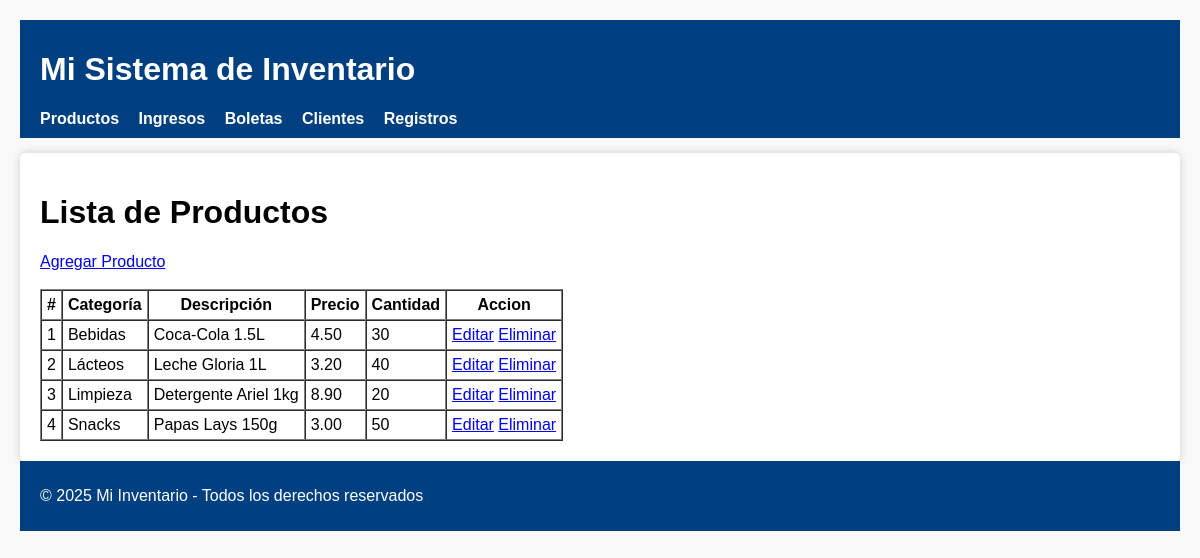
The page / on the database its author committed.
### tables this page shows
CREATE TABLE productos (
    id INT AUTO_INCREMENT PRIMARY KEY,
    categoria VARCHAR(100) NOT NULL,
    descripcion TEXT NOT NULL,
    precio DECIMAL(10,2) NOT NULL,
    cantidad_existente INT NOT NULL DEFAULT 0
);

### controllers/ProductoController.php (called while the page is built, shortened)
<?php
require_once BASE_PATH . '\models\Producto.php';
class ProductoController
{
    private $producto;
    public function __construct()
    {
        $database = new Database();
        $this->db = $database->conectar();
        $this->producto = new Producto($this->db);
    }
    public function index()
    {
        $productos = $this->producto->getAll();
        require BASE_PATH . '\views\productos\index.php';
        require BASE_PATH . '\views\layout.php';
    }
}

### config/database.php (called while the page is built, shortened)
<?php
class Database
{
    private $host = "localhost";
    private $db_name = "inventario_app";
    private $username = "root";
    private $password = "";
    public function conectar()
    {
        $this->conn = null;
        try {
            $this->conn = new PDO("mysql:host={$this->host};dbname={$this->db_name};charset=utf8mb4", $this->username, $this->password);
            $this->conn->setAttribute(PDO::ATTR_ERRMODE, PDO::ERRMODE_EXCEPTION);
        } catch (PDOException $exception) {
            echo "Error de conexión: " . $exception->getMessage();
        }
        return $this->conn;
    }
}

### models/Producto.php (called while the page is built, shortened)
<?php
require_once 'BaseModel.php';
class Producto extends BaseModel
{
    private $tabla = "productos";
    public function getAll()
    {
        $query = "SELECT * FROM " . $this->tabla . " ORDER BY categoria, descripcion ASC";
        return $this->fetchAllQuery($query);
    }
}

### models/BaseModel.php (called while the page is built, shortened)
<?php class BaseModel
{
    public $db;
    public function __construct($db)
    {
        $this->db = $db;
    }
    protected function fetchAllQuery(string $sql, array $params = []): array
    {
        $stmt = $this->db->prepare($sql);
        $stmt->execute($params);
        return $stmt->fetchAll(PDO::FETCH_ASSOC);
    }
}

### views/productos/index.php (the view, shortened to what this page needs)
<div>
    <h1>Lista de Productos</h1>
    <a href='?controller=producto&action=create'>Agregar Producto</a>
</div>
<br>
<table border='1' cellpadding='5' cellspacing='0'>
    <tr>
        <th>#</th>
        <th>Categoría</th>
        <th>Descripción</th>
        <th>Precio</th>
        <th>Cantidad</th>
        <th>Accion</th>
    </tr>
    <?php
    $c = 0;
    foreach ($productos as $prod):
    $c++;?>
        <tr>
            <td><?= htmlspecialchars($c) ?></td>
            <td><?= htmlspecialchars($prod['categoria']) ?></td>
            <td><?= htmlspecialchars($prod['descripcion']) ?></td>
            <td><?= htmlspecialchars($prod['precio']) ?></td>
            <td><?= htmlspecialchars($prod['cantidad_existente']) ?></td>
            <td><a href="?controller=producto&action=edit&id=<?= $prod['id'] ?>">Editar</a>
                <a href="?controller=producto&action=delete&id=<?= $prod['id'] ?>" onclick="return confirm('¿Estás seguro de que deseas eliminar este Producto?');"> Eliminar </a>
            </td>
        </tr>
    <?php endforeach; ?>
</table>

### views/layout.php (style rules this page uses)
body { font-family: Arial, sans-serif; margin: 20px; background-color: #f9f9f9; }

### rows shown on the page
productos: categoria "Bebidas", descripcion "Coca-Cola 1.5L", precio "4.50", cantidad_existente "30"
productos: categoria "Lácteos", descripcion "Leche Gloria 1L", precio "3.20", cantidad_existente "40"
productos: categoria "Limpieza", descripcion "Detergente Ariel 1kg", precio "8.90", cantidad_existente "20"
productos: categoria "Snacks", descripcion "Papas Lays 150g", precio "3.00", cantidad_existente "50"
